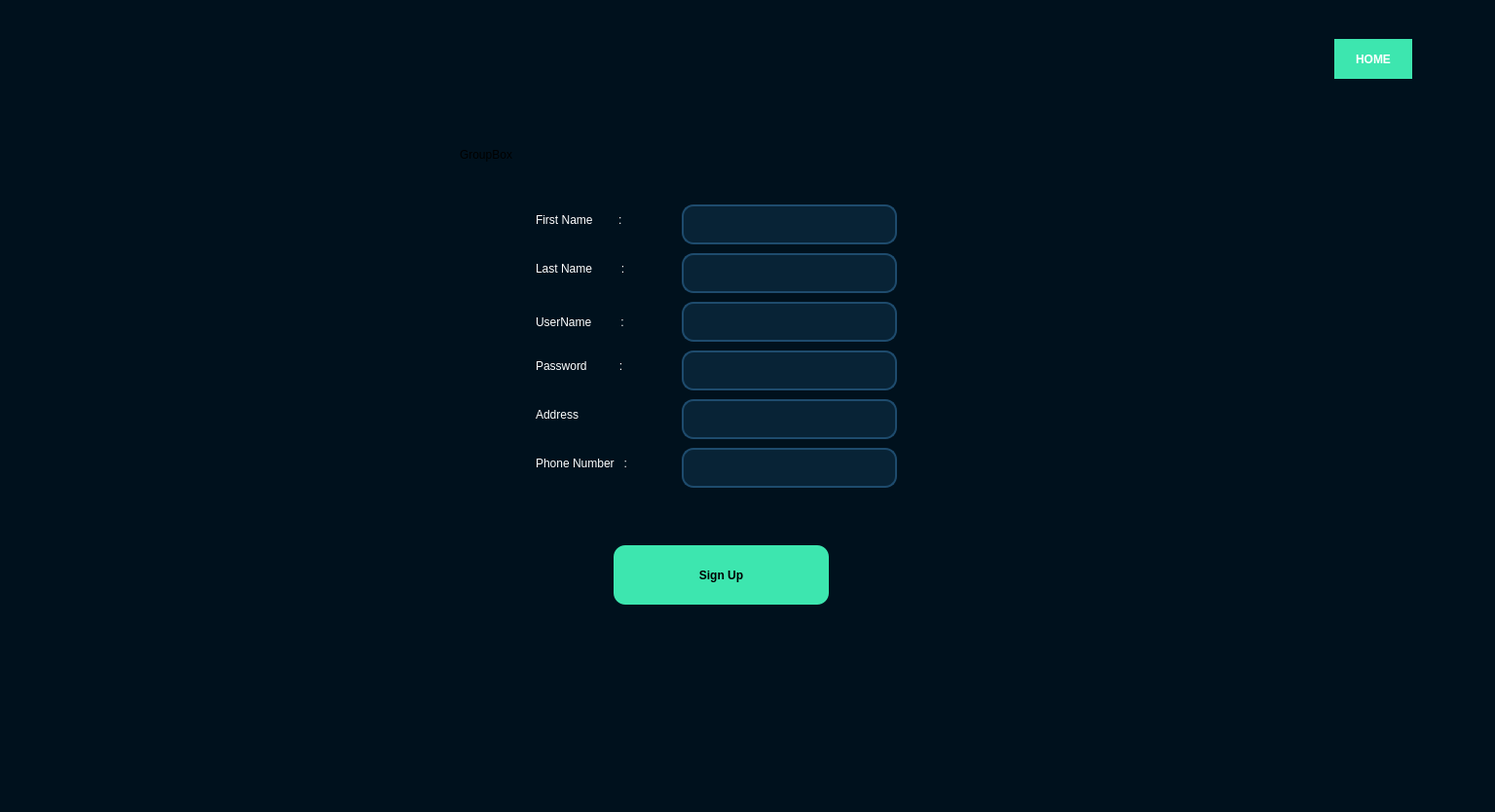
<?xml version="1.0" encoding="UTF-8"?>
<ui version="4.0">
 <class>sign_up</class>
 <widget class="QDialog" name="sign_up">
  <property name="geometry">
   <rect>
    <x>0</x>
    <y>0</y>
    <width>1535</width>
    <height>834</height>
   </rect>
  </property>
  <property name="maximumSize">
   <size>
    <width>1535</width>
    <height>1080</height>
   </size>
  </property>
  <property name="windowTitle">
   <string>Dialog</string>
  </property>
  <property name="styleSheet">
   <string notr="true">QWidget
{
	background-color: #00111d;
	color: #000000;
	border-color: #000000;

}


/*-----QLabel-----*/
QLabel
{
	background-color: #00111d;
	color: #717e87;
	border-color: #000000;

}


/*-----QPushButton-----*/
QPushButton
{
	background-color: #3de6af;
	color: #000000;
	border-style: solid;
	border-color: #000000;
	font-weight : bold;
	padding: 13px;

}


QPushButton::hover
{
	background-color: #3dffaf;
	color: #000000;
	border-style: solid;
	border-color: #000000;
	font-weight : bold;
	padding: 13px;

}


QPushButton::pressed
{
	background-color: #3dc8af;
	color: #000000;
	border-style: solid;
	border-color: #000000;
	font-weight : bold;
	padding: 13px;

}


/*-----QToolButton-----*/
QToolButton
{
	background-color: #00111d;
	color: #000000;
	border-style: solid;
	border-color: #000000;
	padding: 5px;

}


QToolButton::hover
{
	background-color: #00111d;
	color: #000000;
	border-style: solid;
	border-width: 1px;
	border-color: #01dcff;

}


QToolButton::pressed
{
	background-color: #01dcff;
	color: #000000;
	border-style: solid;
	border-width: 1px;
	border-color: #01dcff;

}


/*-----QLineEdit-----*/
QLineEdit
{
	background-color: #082336;
	color: #3e93ff;
	border-style: solid;
	border-width: 2px;
	border-color: #1e4b6d;
	padding: 10px;

}


QLineEdit::hover
{
	background-color: #082336;
	color: #3e93ca;
	border-style: solid;
	border-width: 2px;
	border-color: #01dcff;
	padding: 10px;

}


QLineEdit::focus
{
	
	color: #3e93ca;
	border-style: solid;
	border-width: 2px;
	border-color: #01dcff;
	padding: 10px;

}


/*-----QCheckBox-----*/
QCheckBox
{
	background-color: transparent;
	color: #717e87;
	border-color: #000000;

}


QCheckBox::indicator
{
    color: #b1b1b1;
    background-color: #00111d;
    border: 1px solid #2aaaa8;
    width: 12px;
    height: 12px;

}</string>
  </property>
  <widget class="QGroupBox" name="groupBox">
   <property name="geometry">
    <rect>
     <x>470</x>
     <y>150</y>
     <width>531</width>
     <height>541</height>
    </rect>
   </property>
   <property name="styleSheet">
    <string notr="true">border-radius: 12px;</string>
   </property>
   <property name="title">
    <string>GroupBox</string>
   </property>
   <widget class="QLabel" name="label">
    <property name="geometry">
     <rect>
      <x>80</x>
      <y>60</y>
      <width>111</width>
      <height>31</height>
     </rect>
    </property>
    <property name="styleSheet">
     <string notr="true">color:white;
font: 75 12pt &quot;Cambria&quot;;</string>
    </property>
    <property name="text">
     <string>First Name        :</string>
    </property>
   </widget>
   <widget class="QLabel" name="label_2">
    <property name="geometry">
     <rect>
      <x>80</x>
      <y>110</y>
      <width>111</width>
      <height>31</height>
     </rect>
    </property>
    <property name="styleSheet">
     <string notr="true">color:white;
font: 75 12pt &quot;Cambria&quot;;</string>
    </property>
    <property name="text">
     <string>Last Name         :</string>
    </property>
   </widget>
   <widget class="QLabel" name="label_3">
    <property name="geometry">
     <rect>
      <x>80</x>
      <y>170</y>
      <width>121</width>
      <height>21</height>
     </rect>
    </property>
    <property name="styleSheet">
     <string notr="true">color:white;
font: 75 12pt &quot;Cambria&quot;;</string>
    </property>
    <property name="text">
     <string>UserName         :</string>
    </property>
   </widget>
   <widget class="QLabel" name="label_4">
    <property name="geometry">
     <rect>
      <x>80</x>
      <y>260</y>
      <width>121</width>
      <height>31</height>
     </rect>
    </property>
    <property name="styleSheet">
     <string notr="true">color:white;
font: 75 12pt &quot;Cambria&quot;;</string>
    </property>
    <property name="text">
     <string>Address            </string>
    </property>
   </widget>
   <widget class="QLabel" name="label_5">
    <property name="geometry">
     <rect>
      <x>80</x>
      <y>310</y>
      <width>141</width>
      <height>31</height>
     </rect>
    </property>
    <property name="styleSheet">
     <string notr="true">color:white;
font: 75 12pt &quot;Cambria&quot;;</string>
    </property>
    <property name="text">
     <string>Phone Number   :</string>
    </property>
   </widget>
   <widget class="QLineEdit" name="firstname">
    <property name="geometry">
     <rect>
      <x>230</x>
      <y>60</y>
      <width>221</width>
      <height>41</height>
     </rect>
    </property>
    <property name="styleSheet">
     <string notr="true">font: 12pt &quot;Calibri&quot;;
color:white;</string>
    </property>
   </widget>
   <widget class="QLineEdit" name="Username">
    <property name="geometry">
     <rect>
      <x>230</x>
      <y>160</y>
      <width>221</width>
      <height>41</height>
     </rect>
    </property>
    <property name="styleSheet">
     <string notr="true">font: 12pt &quot;Calibri&quot;;
color:white;</string>
    </property>
   </widget>
   <widget class="QLineEdit" name="address">
    <property name="geometry">
     <rect>
      <x>230</x>
      <y>260</y>
      <width>221</width>
      <height>41</height>
     </rect>
    </property>
    <property name="styleSheet">
     <string notr="true">font: 12pt &quot;Calibri&quot;;
color:white;</string>
    </property>
   </widget>
   <widget class="QLineEdit" name="phone">
    <property name="geometry">
     <rect>
      <x>230</x>
      <y>310</y>
      <width>221</width>
      <height>41</height>
     </rect>
    </property>
    <property name="styleSheet">
     <string notr="true">font: 12pt &quot;Calibri&quot;;
color:white;</string>
    </property>
   </widget>
   <widget class="QLineEdit" name="lastname">
    <property name="geometry">
     <rect>
      <x>230</x>
      <y>110</y>
      <width>221</width>
      <height>41</height>
     </rect>
    </property>
    <property name="styleSheet">
     <string notr="true">font: 12pt &quot;Calibri&quot;;
color:white;</string>
    </property>
   </widget>
   <widget class="QPushButton" name="sign_up_2">
    <property name="geometry">
     <rect>
      <x>160</x>
      <y>410</y>
      <width>221</width>
      <height>61</height>
     </rect>
    </property>
    <property name="styleSheet">
     <string notr="true">QPushButton{
	font: 75 14pt &quot;Cambria&quot;;

}</string>
    </property>
    <property name="text">
     <string>Sign Up</string>
    </property>
   </widget>
   <widget class="QLabel" name="label_6">
    <property name="geometry">
     <rect>
      <x>80</x>
      <y>210</y>
      <width>111</width>
      <height>31</height>
     </rect>
    </property>
    <property name="styleSheet">
     <string notr="true">color:white;
font: 75 12pt &quot;Cambria&quot;;</string>
    </property>
    <property name="text">
     <string>Password          :</string>
    </property>
   </widget>
   <widget class="QLineEdit" name="password">
    <property name="geometry">
     <rect>
      <x>230</x>
      <y>210</y>
      <width>221</width>
      <height>41</height>
     </rect>
    </property>
    <property name="styleSheet">
     <string notr="true">font: 12pt &quot;Calibri&quot;;
color:white;</string>
    </property>
    <property name="echoMode">
     <enum>QLineEdit::Password</enum>
    </property>
   </widget>
  </widget>
  <widget class="QPushButton" name="pushButton">
   <property name="geometry">
    <rect>
     <x>1370</x>
     <y>40</y>
     <width>80</width>
     <height>41</height>
    </rect>
   </property>
   <property name="styleSheet">
    <string notr="true">font: 12pt &quot;Calibri&quot;;
color:white;</string>
   </property>
   <property name="text">
    <string>HOME</string>
   </property>
  </widget>
 </widget>
 <resources/>
 <connections/>
</ui>
